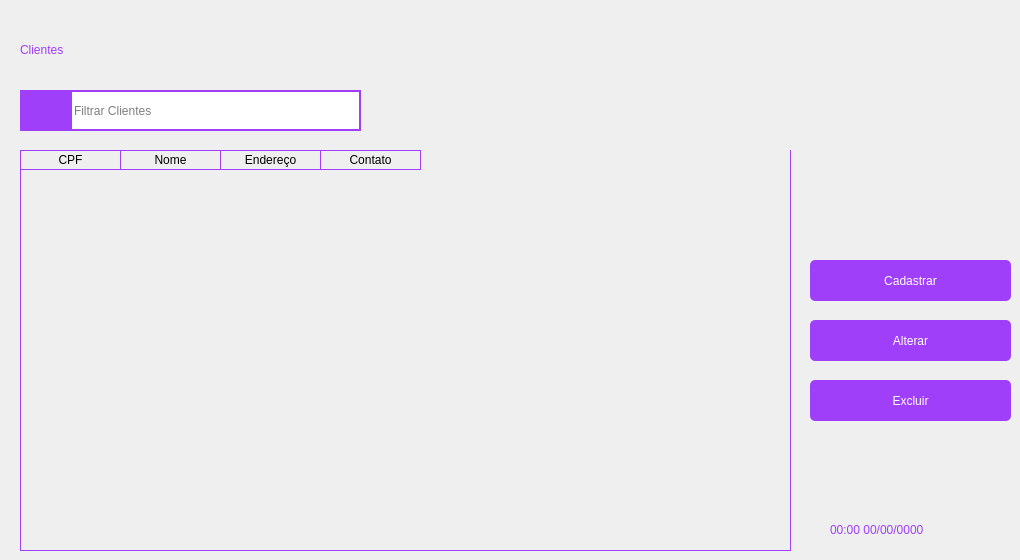
      <widget class="QWidget" name="pg_clientes">
       <widget class="QTableWidget" name="tabela_clientes">
        <property name="geometry">
         <rect>
          <x>20</x>
          <y>150</y>
          <width>771</width>
          <height>401</height>
         </rect>
        </property>
        <property name="styleSheet">
         <string notr="true">QTableWidget {
	gridline-color: #9f3ffa;;
	background-color: transparent;
	outline: 0;
	border: 1px solid #9f3ffa;
	border-top: 0px
	
}

QTableWidget::item:selected{
	background-color:#9f3ffa;;
}

QTableWidget::horizontalHeader {	
	background-color: #9f3ffa;
}

QHeaderView::section:horizontal
{
    border: 1px solid #9f3ffa;
	background-color: transparent;
	border-left: 0px;
	color: black;

}
</string>
        </property>
        <property name="frameShape">
         <enum>QFrame::Panel</enum>
        </property>
        <property name="frameShadow">
         <enum>QFrame::Sunken</enum>
        </property>
        <property name="editTriggers">
         <set>QAbstractItemView::SelectedClicked</set>
        </property>
        <property name="tabKeyNavigation">
         <bool>true</bool>
        </property>
        <property name="showDropIndicator" stdset="0">
         <bool>false</bool>
        </property>
        <property name="alternatingRowColors">
         <bool>false</bool>
        </property>
        <property name="selectionMode">
         <enum>QAbstractItemView::ExtendedSelection</enum>
        </property>
        <property name="gridStyle">
         <enum>Qt::SolidLine</enum>
        </property>
        <property name="sortingEnabled">
         <bool>true</bool>
        </property>
        <attribute name="verticalHeaderVisible">
         <bool>false</bool>
        </attribute>
        <attribute name="verticalHeaderShowSortIndicator" stdset="0">
         <bool>false</bool>
        </attribute>
        <attribute name="verticalHeaderStretchLastSection">
         <bool>false</bool>
        </attribute>
        <column>
         <property name="text">
          <string>CPF</string>
         </property>
        </column>
        <column>
         <property name="text">
          <string>Nome</string>
         </property>
        </column>
        <column>
         <property name="text">
          <string>Endereço</string>
         </property>
        </column>
        <column>
         <property name="text">
          <string>Contato</string>
         </property>
        </column>
       </widget>
       <widget class="QLineEdit" name="line_search_Bar_clientes">
        <property name="geometry">
         <rect>
          <x>70</x>
          <y>90</y>
          <width>291</width>
          <height>41</height>
         </rect>
        </property>
        <property name="styleSheet">
         <string notr="true">border: 2px solid #9f3ffa;
font: 10pt &quot;Montserrat&quot;;</string>
        </property>
        <property name="cursorPosition">
         <number>0</number>
        </property>
        <property name="placeholderText">
         <string>Filtrar Clientes</string>
        </property>
        <property name="clearButtonEnabled">
         <bool>true</bool>
        </property>
       </widget>
       <widget class="QPushButton" name="btn_pesquisar_clientes">
        <property name="geometry">
         <rect>
          <x>20</x>
          <y>90</y>
          <width>51</width>
          <height>41</height>
         </rect>
        </property>
        <property name="styleSheet">
         <string notr="true">QPushButton {
border: 2px;
background-color: rgb(159, 63, 250);
color: white;

font: 10pt &quot;Montserrat&quot;;
outline: 0;
}

QPushButton:hover {
	background-color: rgb(197, 62, 255);
}
</string>
        </property>
        <property name="text">
         <string/>
        </property>
        <property name="icon">
         <iconset resource="../QRC/file_principal_rc.qrc">
          <normaloff>:/icones/lupa.png</normaloff>:/icones/lupa.png</iconset>
        </property>
        <property name="iconSize">
         <size>
          <width>25</width>
          <height>25</height>
         </size>
        </property>
       </widget>
       <widget class="QPushButton" name="btn_cadastrar_clientes">
        <property name="geometry">
         <rect>
          <x>810</x>
          <y>260</y>
          <width>201</width>
          <height>41</height>
         </rect>
        </property>
        <property name="styleSheet">
         <string notr="true">QPushButton {
border: 2px;
background-color: rgb(159, 63, 250);
color: white;
border-radius: 5px;
font: 10pt &quot;Montserrat&quot;;
outline: 0;
}

QPushButton:hover {
	background-color: rgb(197, 62, 255);
}
</string>
        </property>
        <property name="text">
         <string>Cadastrar</string>
        </property>
       </widget>
       <widget class="QPushButton" name="btn_alterar_clientes">
        <property name="geometry">
         <rect>
          <x>810</x>
          <y>320</y>
          <width>201</width>
          <height>41</height>
         </rect>
        </property>
        <property name="styleSheet">
         <string notr="true">QPushButton {
border: 2px;
background-color: rgb(159, 63, 250);
color: white;
border-radius: 5px;
font: 10pt &quot;Montserrat&quot;;
outline: 0;
}

QPushButton:hover {
	background-color: rgb(197, 62, 255);
}
</string>
        </property>
        <property name="text">
         <string>Alterar</string>
        </property>
       </widget>
       <widget class="QPushButton" name="btn_exclui_fornecedores">
        <property name="geometry">
         <rect>
          <x>810</x>
          <y>380</y>
          <width>201</width>
          <height>41</height>
         </rect>
        </property>
        <property name="styleSheet">
         <string notr="true">QPushButton {
border: 2px;
background-color: rgb(159, 63, 250);
color: white;
border-radius: 5px;
font: 10pt &quot;Montserrat&quot;;
outline: 0;
}

QPushButton:hover {
	background-color: rgb(255, 17, 49);
}
</string>
        </property>
        <property name="text">
         <string>Excluir</string>
        </property>
       </widget>
       <widget class="QLabel" name="lbl_titulo_clientes">
        <property name="geometry">
         <rect>
          <x>20</x>
          <y>30</y>
          <width>371</width>
          <height>41</height>
         </rect>
        </property>
        <property name="styleSheet">
         <string notr="true">color: #9f3ffa;
font: 20pt &quot;Montserrat&quot;;</string>
        </property>
        <property name="text">
         <string>Clientes </string>
        </property>
        <property name="textInteractionFlags">
         <set>Qt::LinksAccessibleByMouse|Qt::TextSelectableByMouse</set>
        </property>
       </widget>
       <widget class="QLabel" name="lbl_hora_data_clientes">
        <property name="geometry">
         <rect>
          <x>830</x>
          <y>520</y>
          <width>181</width>
          <height>21</height>
         </rect>
        </property>
        <property name="styleSheet">
         <string notr="true">font: 13pt &quot;Montserrat&quot;;
color: #9f3ffa;
</string>
        </property>
        <property name="text">
         <string>00:00 00/00/0000</string>
        </property>
        <property name="textFormat">
         <enum>Qt::AutoText</enum>
        </property>
        <property name="wordWrap">
         <bool>false</bool>
        </property>
        <property name="textInteractionFlags">
         <set>Qt::LinksAccessibleByKeyboard|Qt::LinksAccessibleByMouse</set>
        </property>
       </widget>
      </widget>
